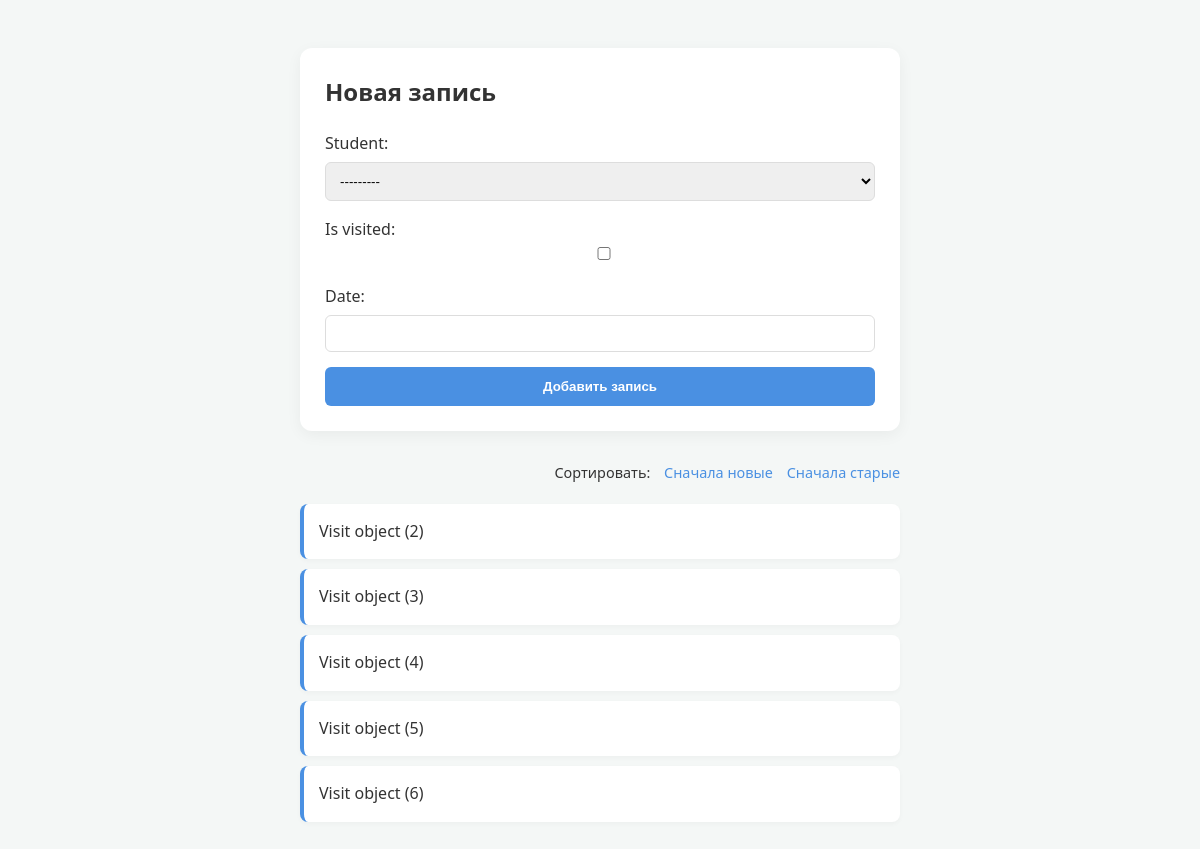
/lms/add_visit/, run on an earlier commit of the app's database.
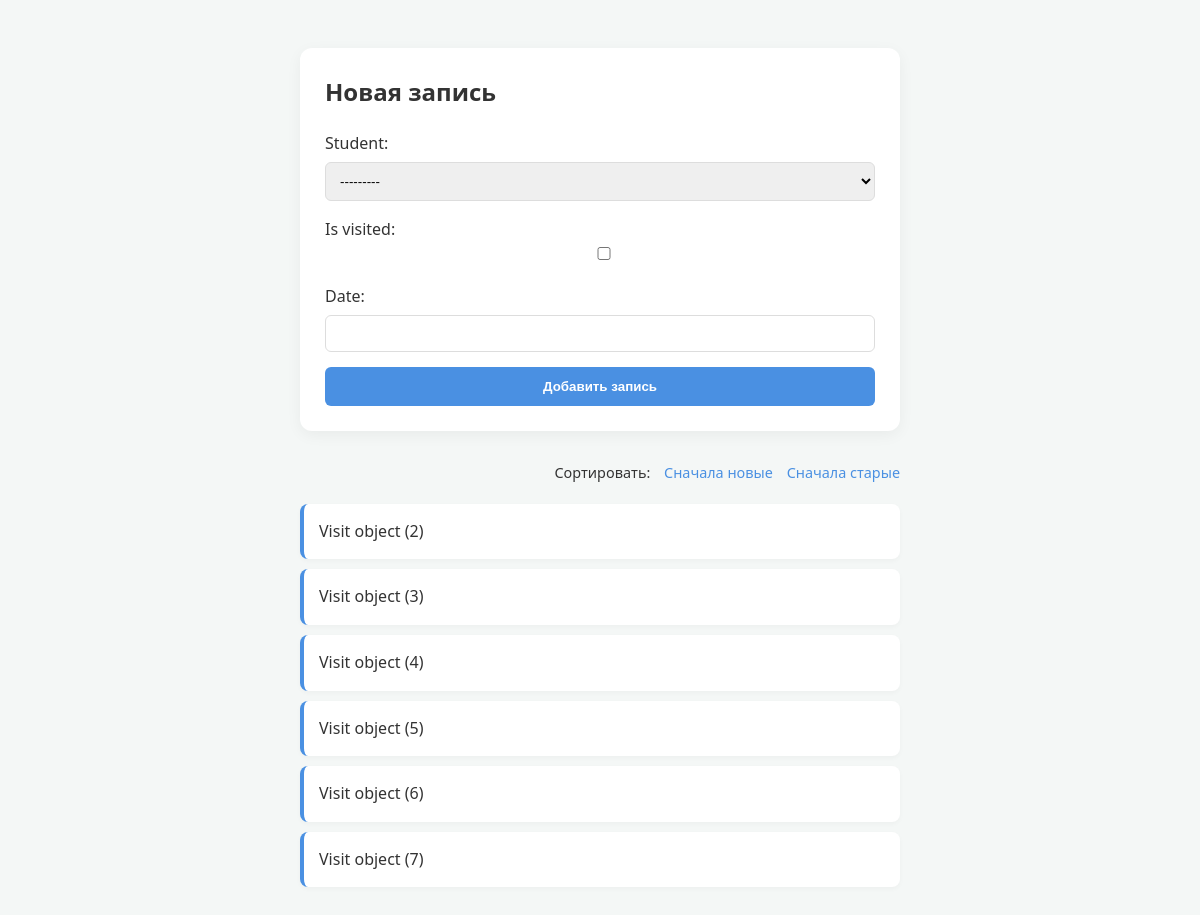
And on a later commit of the database.
### lms/models.py (models this page shows)
class Visit(models.Model):
    student = models.ForeignKey(Student, on_delete=models.CASCADE)
    is_visited = models.BooleanField(default=False)
    date = models.DateField()

### lms/views.py (the view)
# urls.py: path('add_visit/', views.visit_items, name='visit_items'),
def visit_items(request):
    sort_by = request.GET.get('sort', 'id')
    items = Visit.objects.all().order_by(sort_by)
    if request.method == "POST":
        form = VisitForm(request.POST, request.FILES)
        if form.is_valid():
            form.save()
            return redirect('item_list')
    else:
        form = VisitForm()
    return render(request, 'add_visit.html', {
        'items': items,
        'form': form
    })

### lms/forms.py
class VisitForm(forms.ModelForm):
    class Meta:
        model = Visit
        fields = '__all__'

### lms/templates/add_visit.html (shortened to what this page needs)
<!DOCTYPE html>
<html lang="ru">
<head>
</head>
<body>
<div class="container">
    <form method="post" enctype="multipart/form-data">
        <h2 style="margin-top: 0;">Новая запись</h2>
        {{ form.as_p }}
        <button type="submit">Добавить запись</button>
    </form>
    <div class="sorting">
        <span>Сортировать:</span>
        <a href="?sort=-id">Сначала новые</a>
        <a href="?sort=id">Сначала старые</a>
    </div>
    <ul>
        {% for item in items %}
            <li>{{ item }}</li>
        {% empty %}
            <li style="border-left-color: #ccc; color: #888;">Записей пока нет...</li>
        {% endfor %}
    </ul>
</div>
</body>
</html>

What changed in the data, as far as the page shows it:
added Visit: id "Visit object (7)"
